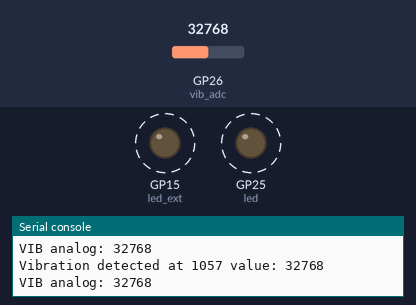
Bench run of a program on a simulated Raspberry Pi Pico running MicroPython. Parts: output pins drawn as LEDs (lit = HIGH), the last lines printed to the serial console. Dashed ring = blinking. Inputs (shaded band) come from the test bench; at power-on: GP26 (vib_adc) = 32768 (analog values on the 0–65535 scale).

Above: at 1.2 s.
1.3 s: GP26 (vib_adc) set to 2224
4.3 s: GP26 (vib_adc) set to 2016
At 4.3 s:
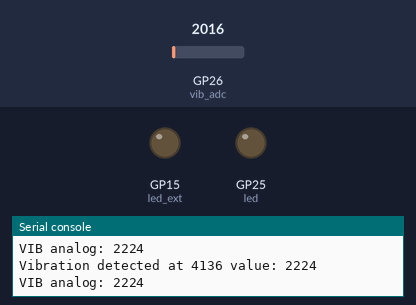
5.8 s: GP26 (vib_adc) set to 7864
At 5.95 s:
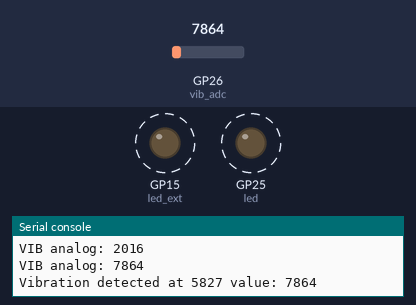
8.8 s: GP26 (vib_adc) set to 1445
At 10.1 s:
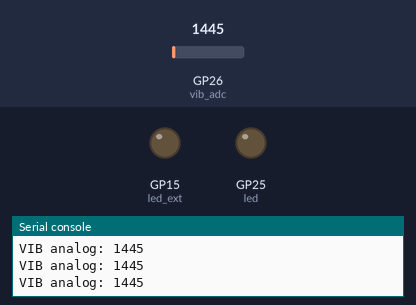
Timing chart, 0 to 11.3 s (numbered marks = the images above; inputs shaded):
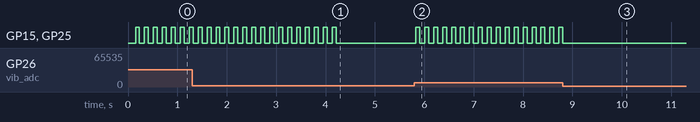

Measured:
- the behaviour switches between 2112 and 2096 on GP26 (vib_adc) (found by bisection; images 0 and 1)
- after the input at 4.3 s, GP15 (led_ext), GP25 (led): stops changing and stays LOW
- after the input at 5.8 s, GP15 (led_ext), GP25 (led): alternates HIGH for 0.08 s and LOW for 0.10 s, starting at once
- after the input at 8.8 s, GP15 (led_ext), GP25 (led): goes on until 8.8 s, then stays LOW
- by itself, GP15 (led_ext), GP25 (led): alternates HIGH for 0.08 s and LOW for 0.10 s

The program:

main.py
```python
from machine import Pin, ADC
import utime


THRESHOLD = 2100      # tune based on readings
DEBOUNCE_MS = 150

# pins
# VIB_PIN = 16        # DO from module
ADC_PIN = 26        # AO from module → GP26/ADC0
LED_PIN = "LED"     # use onboard LED
LED_EXT_PIN = 15    # external LED pin

led = Pin(LED_PIN, Pin.OUT)
led_ext = Pin(LED_EXT_PIN, Pin.OUT)
vib_adc = ADC(ADC_PIN)

_last = 0

def fire_pattern():
    led.on()
    led_ext.on()
    utime.sleep_ms(80)
    led.off()
    led_ext.off()

print("start program!!")

while True:
    reading = vib_adc.read_u16()
    print("VIB analog:", reading)

    t = utime.ticks_ms()
    if reading > THRESHOLD and utime.ticks_diff(t, _last) > DEBOUNCE_MS:
        _last = t
        print("Vibration detected at", t, "value:", reading)
        fire_pattern()

    utime.sleep_ms(50)
```
